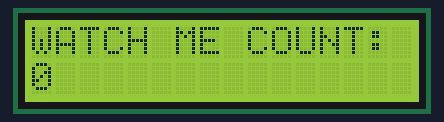
Bench run of a sketch on a simulated Arduino Uno, built with avr-gcc and run on an emulated ATmega328P. On the bench: 16×2 character LCD.

Above: at 0.11 s.
At 5.14 s:
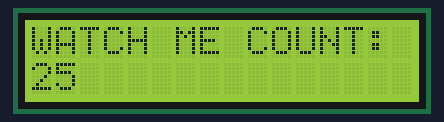
At 10.01 s:
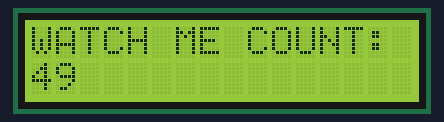
At 19.97 s:
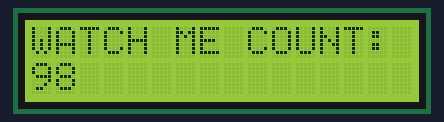
At 29.74 s:
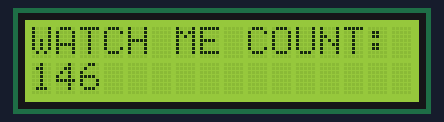
At 39.71 s:
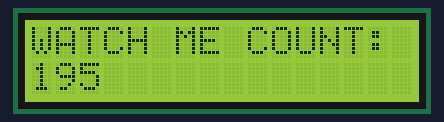

The sketch:

LCD_Display_.ino
```cpp
#include <LiquidCrystal.h>

int rs =7;
int en = 8;
int d4 = 9;
int d5 =10;
int d6 = 11;
int d7 =12;

int dt =100;
int counter =0;

LiquidCrystal lcd(rs,en,d4,d5,d6,d7);


void setup() {
  // put your setup code here, to run once:
  lcd.begin(16,2);

}

void loop() {
  // put your main code here, to run repeatedly:

lcd.setCursor(0,0);
lcd.print("WATCH ME COUNT: ");
lcd.setCursor(0,1);
lcd.print(counter);
delay(dt);
lcd.setCursor(0,1);
counter = counter +1;
lcd.print(counter);
delay(dt);
}
```
